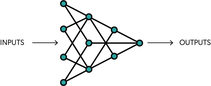
#> input picture figs/og/ann.png, 211 x 86 px, shrunk from 1408 x 574 before the run; its folder holds 4 pictures in this run
$ python images_re.py
#> lines starting #> are read from the running program, lines starting #| are printed output that depends on the picture
#> in process_images_in_folder, img is the input picture: PIL image 211x86 RGBA; mean R, G, B, A 0.4, 1.7, 1.6, 16
import os
from PIL import Image, ImageDraw
from pathlib import Path
import shutil

def create_rounded_background(img, padding=20, radius=20):
#> called with padding = 20, radius = 20
    img = img.convert("RGBA")
    w, h = img.size
#> w = 211; h = 86

    # New size with padding
    new_w = w + 2 * padding
#> new_w = 251
    new_h = h + 2 * padding
#> new_h = 126

    # Create transparent canvas
    result = Image.new("RGBA", (new_w, new_h), (0, 0, 0, 0))
#> result: PIL image 251x126 RGBA; every value is 0

    # Create white rounded background
    bg = Image.new("RGBA", (new_w, new_h), (255, 255, 255, 255))
#> bg: PIL image 251x126 RGBA; every value is 255
    mask = Image.new("L", (new_w, new_h), 0)
#> mask: PIL image 251x126 L; every value is 0
    draw = ImageDraw.Draw(mask)
    draw.rounded_rectangle([(0, 0), (new_w, new_h)], radius=radius, fill=255)

    rounded_bg = Image.composite(bg, result, mask)

    # Paste original image on top
    rounded_bg.paste(img, (padding, padding), img)
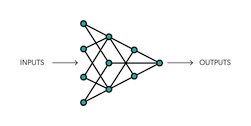
#> rounded_bg: PIL image 251x126 RGBA; mean R, G, B, A 243.5, 244.1, 244.1, 250.5; transparent parts drawn white

    return rounded_bg

def process_images_in_folder(folder="."):
    folder = Path(folder)
    backup_folder = folder / "backup"
    backup_folder.mkdir(exist_ok=True)

    png_files = list(folder.glob("*.png"))

    for img_path in png_files:
        print(f"Processing: {img_path.name}")

        # Backup original
        shutil.copy2(img_path, backup_folder / img_path.name)

        # Process image
        with Image.open(img_path) as img:
            rounded_img = create_rounded_background(img, padding=20, radius=20)
            rounded_img.save(img_path)
#> pass 2 of the loop in process_images_in_folder, `for img_path in png_files:`:
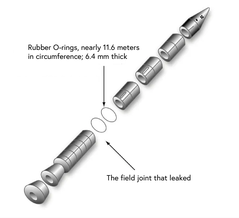
#> input picture figs/og/challenger.png, 239 x 218 px, shrunk from 1591 x 1455 before the run
#> in process_images_in_folder, img is the input picture: PIL image 239x218 RGBA; mean R, G, B, A 244, 244, 244, 254.7
#> result: PIL image 279x258 RGBA; every value is 0
#> bg: PIL image 279x258 RGBA; every value is 255
#> mask: PIL image 279x258 L; every value is 0
#> in create_rounded_background (call 2), `rounded_bg.paste(img, (padding, padding), img)`:
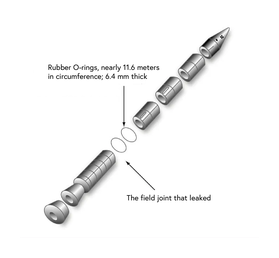
#> rounded_bg: PIL image 279x258 RGBA; mean R, G, B, A 245.9, 245.9, 245.9, 253.7; transparent parts drawn white
#> pass 3 of the loop in process_images_in_folder, `for img_path in png_files:`:
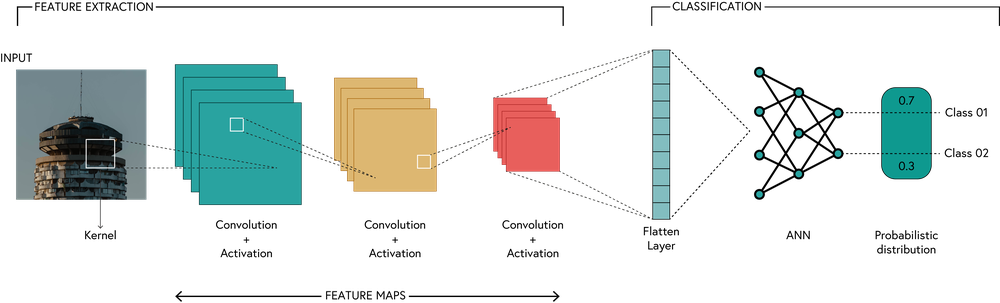
#> input picture figs/og/cnn.png, 1000 x 303 px, shrunk from 6665 x 2022 before the run
#> in process_images_in_folder, img is the input picture: PIL image 1000x303 RGBA; mean R, G, B, A 38.1, 44.3, 41.4, 68.4
#> result: PIL image 1040x343 RGBA; every value is 0
#> bg: PIL image 1040x343 RGBA; every value is 255
#> mask: PIL image 1040x343 L; every value is 0
#> in create_rounded_background (call 3), `rounded_bg.paste(img, (padding, padding), img)`:
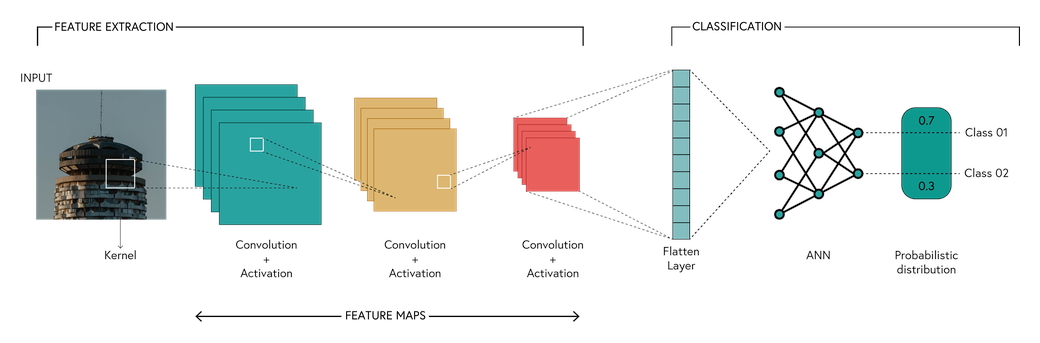
#> rounded_bg: PIL image 1040x343 RGBA; mean R, G, B, A 226.8, 232.1, 229.8, 253.2; transparent parts drawn white
#> the loop made 4 passes; the first 3 are shown

    print(f"\nDone. Originals backed up to: {backup_folder.resolve()}")

# Run the script
if __name__ == "__main__":
    process_images_in_folder(".")
